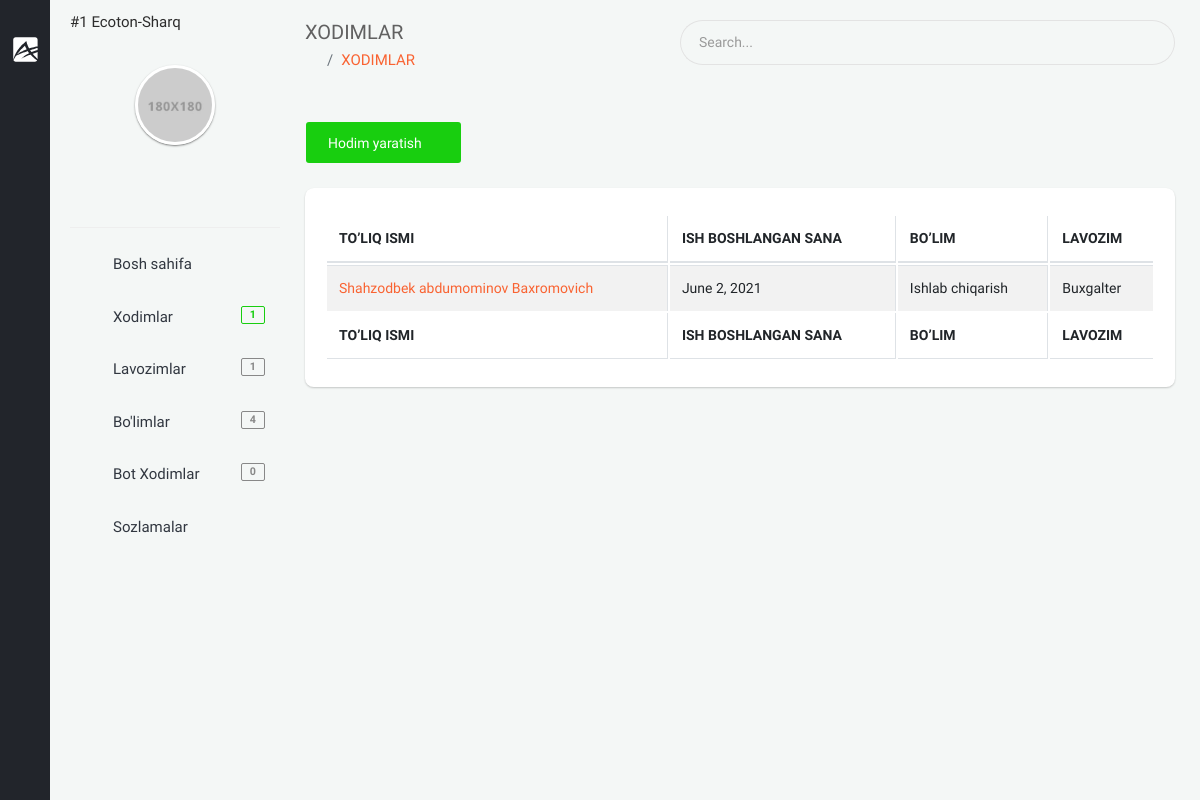
The app's page /backoffice/xodimlar (signed in), older data.
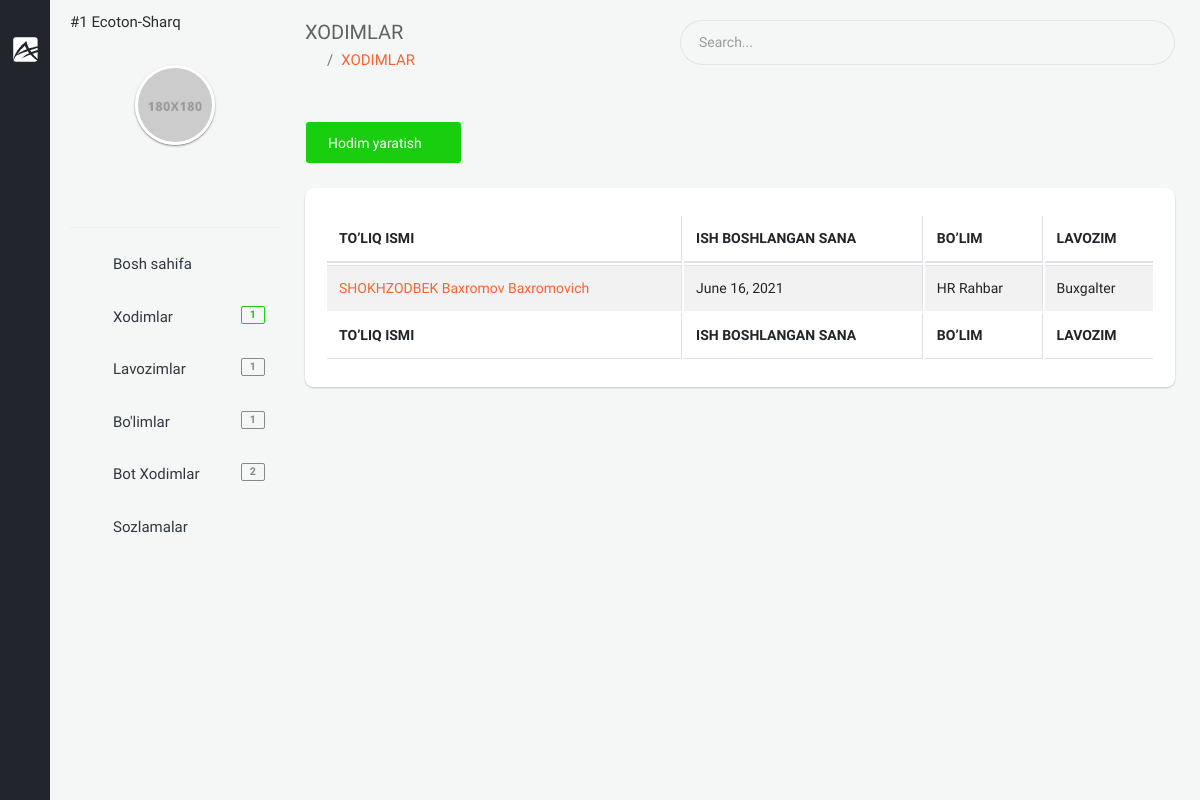
The same page, newer data.
### app/models.py (models this page shows, shortened)
class User(AbstractUser):
    branch = models.ForeignKey(Branch, on_delete=models.CASCADE, null=True, blank=True, verbose_name="Filial")
    company = models.ForeignKey("Company", on_delete=models.CASCADE, null=True, blank=True, verbose_name='Kompaniya')
    is_director = models.BooleanField(default=True)
    created_at = models.DateTimeField(auto_now_add=True)
    class Meta:
        verbose_name_plural = "HR"

class Company(models.Model):
    name = models.CharField(max_length=100, verbose_name="Kompaniya nomi")
    phone = models.CharField(max_length=25, null=True, blank=True, verbose_name="Kompaniya telefon raqami")
    type = models.ForeignKey(TypeCompany, on_delete=models.CASCADE, null=True, blank=True,
                             verbose_name="Kompaniya turi")
    address = models.CharField(max_length=255, null=True, blank=True, verbose_name="Kompaniya manzili")
    creator = models.CharField(max_length=255, null=True, blank=True, verbose_name="Kompaniya asoschisi")
    text = RichTextUploadingField(null=True, blank=True, verbose_name="Kompaniya haqida qisqacha ma'lumot")
    video = models.FileField(upload_to='company/video/', null=True, blank=True,
                             verbose_name="Kompaniya haqida qisqacha video")
    info = models.TextField(null=True, blank=True, verbose_name="Bot uchun qisqacha ma'lumot")
    logo = models.ImageField(upload_to='company/image/', null=True, blank=True, verbose_name="Kompaniya logotipi")
    amount_of_staff = models.IntegerField(verbose_name="Hodimlar soni", default=1)
    created_at = models.DateTimeField(auto_now_add=True)
    def __str__(self):
        return f'#{self.id}  {self.name}'
    class Meta:
        ordering = ['-created_at']
        verbose_name_plural = "Kompaniya ma'lumotini qo'shish"

class Staff(models.Model):
    GENDER = (
        ('male', 'Erkak'),
        ('female', 'Ayol')
    )
    company = models.ForeignKey(Company, on_delete=models.CASCADE, verbose_name="Kompaniya")
    first_name = models.CharField(null=True, blank=True, max_length=255, verbose_name="Ism")
    second_name = models.CharField(null=True, blank=True, max_length=255, verbose_name="Familiya")
    last_name = models.CharField(null=True, blank=True, max_length=255, verbose_name="Otasining ismi")
    birth_date = models.DateField(null=True, blank=True, verbose_name="Tug'ilgan sana")
    gender = models.CharField(choices=GENDER, max_length=10, verbose_name="Jinsi")
    tabel_number = models.PositiveIntegerField(null=True, blank=True, verbose_name="Tabel raqami")
    start_work_at = models.DateField(null=True, blank=True, verbose_name="Ish boshlagan sana")
    account_number = models.BigIntegerField(null=True, blank=True, verbose_name="Xisob raqami")
    email = models.EmailField(unique=True, verbose_name="Elektron manzil")
    mobile_phone = models.CharField(null=True, blank=True, max_length=15, verbose_name="Mobil telefon")
    home_phone = models.CharField(null=True, blank=True, max_length=15, verbose_name="Uy telefoni")
    work_phone = models.CharField(null=True, blank=True, max_length=15, verbose_name="Ish telefoni")
    address = models.CharField(null=True, blank=True, max_length=255, verbose_name="Uy manzili")
    image = models.ImageField(upload_to='company/staff/image/', null=True, blank=True, verbose_name="Xodimning rasmi")
    qr_code = models.ImageField(upload_to='company/staff/qr_code/', null=True, blank=True, verbose_name="Xodimning qr code")
    department = models.ForeignKey(Department, on_delete=models.CASCADE, verbose_name="Bo'lim")
    position = models.ForeignKey(Position, on_delete=models.CASCADE, verbose_name="Lavozim")
    note = models.CharField(max_length=255, null=True, blank=True, verbose_name="Eslatma")
    work_plan = models.ForeignKey(WorkPlan, on_delete=models.CASCADE, null=True, blank=True, verbose_name="Ish jadvali")
    created_at = models.DateTimeField(auto_now_add=True)
    class Meta:
        ordering = ['-created_at']
        verbose_name_plural = "Xodimlar"

class Department(models.Model):
    name = models.CharField(max_length=255, verbose_name="Bo'lim nomi")
    company = models.ForeignKey(Company, on_delete=models.CASCADE, verbose_name='Kompaniya')
    created_at = models.DateTimeField(auto_now_add=True)
    def __str__(self):
        return self.name
    class Meta:
        ordering = ['-created_at']
        verbose_name_plural = "Bo'limlar"

class Position(models.Model):
    name = models.CharField(max_length=255, verbose_name="Lavozim nomi")
    company = models.ForeignKey(Company, on_delete=models.CASCADE, verbose_name='Kompaniya')
    created_at = models.DateTimeField(auto_now_add=True)
    def __str__(self):
        return self.name
    class Meta:
        ordering = ['-created_at']
        verbose_name_plural = "Lavozim"

### backoffice/views.py (the view)
# urls.py: path('xodimlar', views.StaffListTemplate.as_view(), name="staff"),
class StaffListTemplate(LoginRequiredMixin, generic.ListView):
    template_name = 'backoffice/pages/staff/list.html'
    model = models.Staff
    def get_context_data(self, *, object_list=None, **kwargs):
        staff = super(StaffListTemplate, self).get_context_data(**kwargs)
        company = self.request.user.company
        staff['staffs'] = models.Staff.objects.filter(company=company).order_by('-created_at')
        return staff

### backoffice/context_processors.py (called while the page is built)
def staff_amount(request):
    amount_staff = None
    if request.user.is_anonymous == False:
        company = request.user.company
        staff = models.Staff.objects.filter(company=company)
        amount_staff = staff.count()
    return {"amount_staff": amount_staff}

def position_amount(request):
    position_amounts = None
    if request.user.is_anonymous == False:
        company = request.user.company
        position = models.Position.objects.filter(company=company)
        position_amounts = position.count()
    return {
        'position_amounts': position_amounts
    }

def department_amount(request):
    department_amounts = None
    if request.user.is_anonymous == False:
        company = request.user.company
        department = models.Department.objects.filter(company=company)
        department_amounts = department.count()
    return {
        'department_amounts': department_amounts
    }

def bot_user_list_counter(request):
    department_amounts = None
    if request.user.is_anonymous == False:
        company = request.user.company
        department = models.NewStaff.objects.filter(company=company)
        department_amounts = department.count()
    return {
        'bot_user_list_counter': department_amounts
    }

### templates/backoffice/pages/staff/list.html (shortened to what this page needs)
{% extends 'backoffice/base.html' %}
{% block content %}
    <section class="content">
    <div class="container-fluid">
        <div class="block-header">
            <div class="row clearfix">
                <div class="col-lg-5 col-md-5 col-sm-12">
                    <h2>XODIMLAR</h2>
                    <ul class="breadcrumb padding-0">
                        <li class="breadcrumb-item"><a href="{% url 'backoffice-main' %}"><i class="zmdi zmdi-home"></i></a></li>
                        <li class="breadcrumb-item"><a href="javascript:void(0);">XODIMLAR</a></li>
                    </ul>
                </div>
                <div class="col-lg-7 col-md-7 col-sm-12">
                    <div class="input-group m-b-0">
                        <input type="text" class="form-control" placeholder="Search...">
                        <span class="input-group-addon">
                            <i class="zmdi zmdi-search"></i>
                        </span>
                    </div>
                </div>
            </div>
        </div>
        <div class="row clearfix">
            <div class="col-lg-12">
                <div class="card">
                    <div class="header">
                        <a href="{% url 'staff_create' %}" class="btn btn-success">Hodim yaratish <i class="zmdi zmdi-plus"></i></a>
                    </div>
                    <div class="body">
                        <div class="table-responsive">
                            <table class="table table-bordered table-striped table-hover js-basic-example dataTable">
                                <thead>
                                    <tr>
                                        <th>TO’LIQ ISMI</th>
                                        <th>ISH BOSHLANGAN SANA</th>
                                        <th>BO’LIM</th>
                                        <th>LAVOZIM</th>
                                    </tr>
                                </thead>
                                <tfoot>
                                    <tr>
                                        <th>TO’LIQ ISMI</th>
                                        <th>ISH BOSHLANGAN SANA</th>
                                        <th>BO’LIM</th>
                                        <th>LAVOZIM</th>
                                    </tr>
                                </tfoot>
                                <tbody>
                                    {% for staff in staffs %}
                                        <tr>
                                            <td><a href="{% url 'staff-detail' staff.pk %}">{{ staff.first_name }} {{ staff.second_name }} {{ staff.last_name }}</a></td>
                                            <td>{{ staff.birth_date }}</td>
                                            <td>{{ staff.department }}</td>
                                            <td>{{ staff.position}}</td>
                                        </tr>
                                    {% endfor %}
                                </tbody>
                            </table>
                        </div>
                    </div>
                </div>
            </div>
        </div>
    </div>
</section>
{% endblock %}

### templates/backoffice/base.html (shortened to what this page needs)
{% load static %}
<!doctype html>
<html lang="en">
<head>
    {% include 'backoffice/assets/links.html' %}
</head>
<body class="theme-black" style="overflow: auto">
{% if request.path == "/backoffice/login" or request.path == "/backoffice/registration" %}
{% else %}
    {% include 'backoffice/parts/minileftbar.html' %}
{% endif %}
{% block content %}{% endblock %}
</body>
</html>

### templates/backoffice/assets/links.html
{% load static %}
<link rel="stylesheet" href="{% static 'backoffice/assets/plugins/bootstrap/css/bootstrap.min.css' %}">
<link rel="stylesheet" href="{% static 'backoffice/assets/plugins/jquery-datatable/dataTables.bootstrap4.min.css' %}">
<link  rel="stylesheet" href="{% static 'backoffice/assets/css/main.css' %}">
<link rel="stylesheet" href="{% static 'backoffice/assets/css/color_skins.css' %}">
<link rel="stylesheet" href="{% static 'backoffice/assets/plugins/multi-select/css/multi-select.css' %}">
<link rel="stylesheet" href="{% static 'backoffice/assets/plugins/bootstrap-select/css/bootstrap-select.css' %}">

### templates/backoffice/parts/minileftbar.html (shortened to what this page needs)
{% load static %}
<aside id="minileftbar" class="minileftbar">
    <ul class="menu_list">
        <li>
            <a href="javascript:void(0);" class="bars" style="display: inline;"></a>
            <a class="navbar-brand" href="{% url 'backoffice-main' %}"><img src="{% static 'backoffice/assets/images/logo.svg' %}" alt="Alpino"></a>
        </li>
        <li><a href="javascript:void(0);" class="menu-sm"><i class="zmdi zmdi-swap"></i></a></li>
        <li><a href="" title="Events"><i class="zmdi zmdi-calendar"></i></a></li>
        <li><a href="" title="Contact List"><i class="zmdi zmdi-account-box-phone"></i></a></li>
        <li><a href="javascript:void(0);" class="fullscreen" data-provide="fullscreen"><i
                class="zmdi zmdi-fullscreen"></i></a></li>
        <li class="power">
            <a href="{% url 'logout' %}" class="mega-menu"><i class="zmdi zmdi-power"></i></a>
        </li>
    </ul>
</aside>
<aside class="right_menu">
    <div id="leftsidebar" class="sidebar">
        <div class="menu">
            <ul class="list">
                <li>
                    <p>{{ request.user.company }}</p>
                </li>
                <li>
                    <div class="user-info m-b-20">
                        <div class="image">
                            <a href="" class=" waves-effect waves-block"><img src="{% static 'backoffice/assets/images/profile_av.jpg' %}" alt="User"></a>
                        </div>
                        <div class="detail">
                            <a href="javascript:void(0);" title="" class=" waves-effect waves-block"><i class="zmdi zmdi-facebook-box"></i></a>
                            <a href="javascript:void(0);" title="" class=" waves-effect waves-block"><i class="zmdi zmdi-linkedin-box"></i></a>
                            <a href="javascript:void(0);" title="" class=" waves-effect waves-block"><i class="zmdi zmdi-instagram"></i></a>
                            <a href="javascript:void(0);" title="" class=" waves-effect waves-block"><i class="zmdi zmdi-twitter-box"></i></a>
                        </div>
                    </div>
                </li>
                <li><a href="{% url 'backoffice-main' %}" class="toggled waves-effect waves-block"><i class="zmdi zmdi-home"></i><span>Bosh sahifa</span></a></li>
                <li><a href="{% url 'staff' %}" class="menu-toggle waves-effect waves-block"><i class="zmdi zmdi zmdi-accounts-add"></i><span>Xodimlar</span><span class="badge badge-success float-right">{{ amount_staff }}</span></a>
                </li>
                <li><a href="{% url 'position' %}" class="menu-toggle waves-effect waves-block"><i class="zmdi zmdi-ticket-star"></i><span>Lavozimlar</span><span class="badge badge-default float-right">{{ position_amounts }}</span></a>
                </li>
                <li>
                    <a href="{% url 'department' %}" class="menu-toggle waves-effect waves-block"><i class="zmdi zmdi-window-maximize"></i><span>Bo'limlar</span> <span class="badge badge-default float-right">{{ department_amounts }}</span></a>
                </li>
                <li>
                    <a href="{% url 'new_telegram_staff' %}" class="menu-toggle waves-effect waves-block"><i class="zmdi zmdi-account-box-o "></i><span>Bot Xodimlar</span> <span class="badge badge-default float-right">{{ bot_user_list_counter }}</span></a>
                </li>
                <li>
                    <a href="{% url 'settings' %}" class="menu-toggle waves-effect waves-block"><i class="zmdi zmdi-settings zmdi-hc-spin"></i><span>Sozlamalar</span></a>
                </li>
            </ul>
        </div>
    </div>
</aside>

### templates/backoffice/assets/scripts.html (shortened to what this page needs)
{% load  static %}

### backoffice/static/backoffice/assets/css/color_skins.css (style rules this page uses)
.theme-black .minileftbar { background: #22252b }
.theme-black .minileftbar .menu_list li a { color: #afafaf }

Row changes from the older to the newer data that the page shows:
removed Staff: first_name "Shahzodbek", second_name "abdumominov", last_name "Baxromovich", birth_date "June 2, 2021", department "Ishlab chiqarish", position "Buxgalter"
added Staff: first_name "SHOKHZODBEK", second_name "Baxromov", last_name "Baxromovich", birth_date "June 16, 2021", department "HR Rahbar", position "Buxgalter"
Text that changed along with them:
{{ department_amounts }}: "4" → "1"
{{ bot_user_list_counter }}: "0" → "2"
